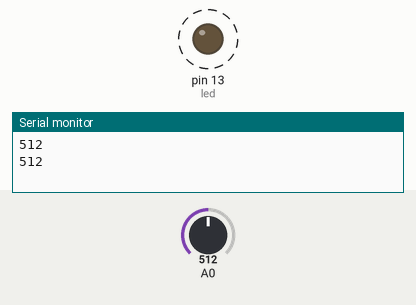
This sketch was run on a simulated Arduino Uno, built with avr-gcc and run on an emulated ATmega328P. On the bench: output pins drawn as LEDs (lit = HIGH), the last lines printed to the serial monitor. Dashed ring = blinking. The inputs (shaded band) are chosen by the test bench; at power-on: A0 = 512.

Above: at 1.8 s.
1.9 s: A0 set to 306
At 2.2 s:
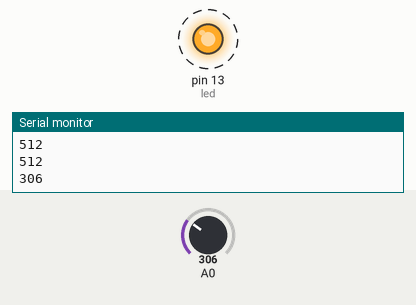
5.4 s: A0 set to 122
At 5.56 s:
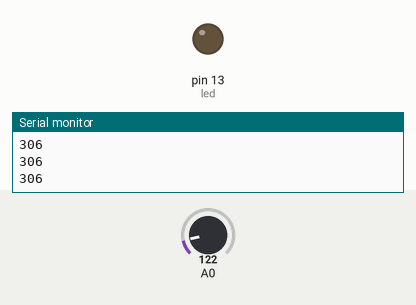
Timing chart, 0 to 14.9 s (numbered marks = the images above; inputs shaded):
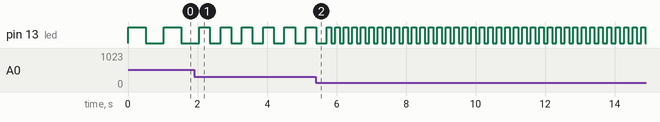

Measured:
- after the input at 1.9 s, pin 13 (led): alternates HIGH for 0.31 s and LOW for 0.31 s, starting after 0.46 s
- by itself, pin 13 (led): alternates HIGH for 0.51 s and LOW for 0.51 s

The sketch:

led-blinking.ino
```cpp
int value, led = 13;

void setup()
{
pinMode (A0, INPUT);
pinMode (led, OUTPUT);
Serial.begin (9600);
}

void loop(){
  value = analogRead(A0);
  Serial.println (value);
  digitalWrite (led, HIGH);
  delay (value);
  digitalWrite (led, LOW);
  delay (value);
}
```
